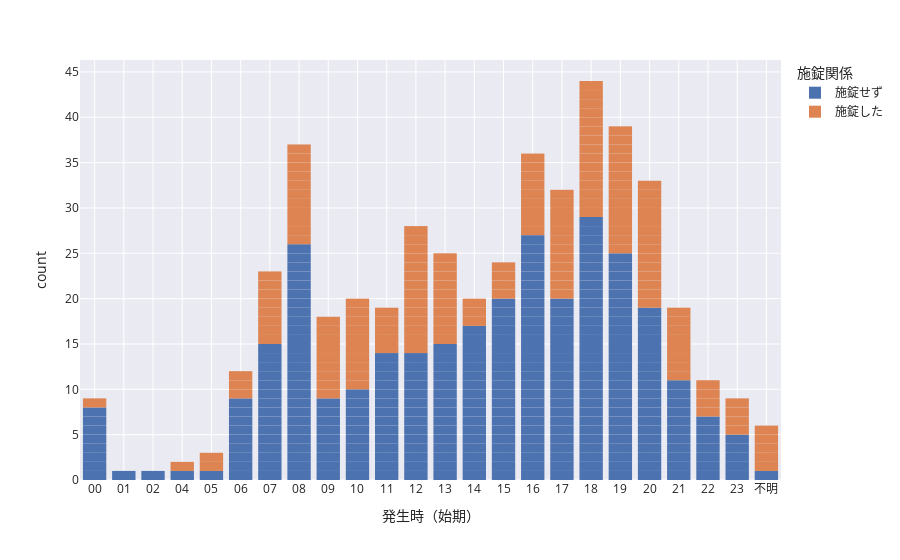

Write notebook code for a chart like this one.
### Markdown cell above
## その他のチャート（上級編）

複数の変数でチャートを作ると、より深い分析ができる。

### Code cell
fig = px.bar(kashiwa,
            x='発生時（始期）',
            color='施錠関係',
            template='seaborn')
fig.update_traces(
    marker_line_width=0
)
fig.update_xaxes(categoryorder='category ascending')
fig.show()

### Figure 1 — Plotly figure (JSON) as saved in the notebook; plotly's stock layout.template omitted (floating-point values rounded to 4 significant figures; data arrays with more than 128 entries replaced by an {"elided": "..."} marker saying what was removed)
{"data": [{"alignmentgroup": "True", "hovertemplate": "施錠関係=施錠せず<br>発生時（始期）=%{x}<br>count=%{y}<extra></extra>", "legendgroup": "施錠せず", "marker": {"color": "rgb(76,114,176)", "line": {"width": 0}, "pattern": {"shape": ""}}, "name": "施錠せず", "offsetgroup": "施錠せず", "orientation": "v", "showlegend": true, "textposition": "auto", "type": "bar", "x": {"elided": "305 str values"}, "xaxis": "x", "y": {"elided": "305 int values"}, "yaxis": "y"}, {"alignmentgroup": "True", "hovertemplate": "施錠関係=施錠した<br>発生時（始期）=%{x}<br>count=%{y}<extra></extra>", "legendgroup": "施錠した", "marker": {"color": "rgb(221,132,82)", "line": {"width": 0}, "pattern": {"shape": ""}}, "name": "施錠した", "offsetgroup": "施錠した", "orientation": "v", "showlegend": true, "textposition": "auto", "type": "bar", "x": {"elided": "166 str values"}, "xaxis": "x", "y": {"elided": "166 int values"}, "yaxis": "y"}], "layout": {"barmode": "relative", "legend": {"title": {"text": "施錠関係"}, "tracegroupgap": 0}, "margin": {"t": 60}, "xaxis": {"anchor": "y", "categoryorder": "category ascending", "domain": [0, 1], "title": {"text": "発生時（始期）"}}, "yaxis": {"anchor": "x", "domain": [0, 1], "title": {"text": "count"}}}}
